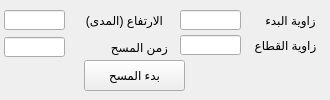
       <widget class="QWidget" name="tab">
        <attribute name="title">
         <string>   المسح الأفقي </string>
        </attribute>
        <widget class="QLabel" name="Start_L">
         <property name="geometry">
          <rect>
           <x>260</x>
           <y>10</y>
           <width>61</width>
           <height>20</height>
          </rect>
         </property>
         <property name="text">
          <string>زاوية البدء</string>
         </property>
         <property name="alignment">
          <set>Qt::AlignCenter</set>
         </property>
        </widget>
        <widget class="QLabel" name="Sector_L">
         <property name="geometry">
          <rect>
           <x>250</x>
           <y>35</y>
           <width>71</width>
           <height>20</height>
          </rect>
         </property>
         <property name="text">
          <string>زاوية القطاع</string>
         </property>
         <property name="alignment">
          <set>Qt::AlignCenter</set>
         </property>
        </widget>
        <widget class="QLineEdit" name="SectorValue">
         <property name="geometry">
          <rect>
           <x>180</x>
           <y>35</y>
           <width>61</width>
           <height>20</height>
          </rect>
         </property>
         <property name="alignment">
          <set>Qt::AlignCenter</set>
         </property>
         <property name="readOnly">
          <bool>false</bool>
         </property>
        </widget>
        <widget class="QLineEdit" name="PanStart">
         <property name="geometry">
          <rect>
           <x>180</x>
           <y>10</y>
           <width>61</width>
           <height>20</height>
          </rect>
         </property>
         <property name="alignment">
          <set>Qt::AlignCenter</set>
         </property>
         <property name="readOnly">
          <bool>false</bool>
         </property>
        </widget>
        <widget class="QLabel" name="Tilt_L_2">
         <property name="geometry">
          <rect>
           <x>74</x>
           <y>10</y>
           <width>101</width>
           <height>20</height>
          </rect>
         </property>
         <property name="text">
          <string>الارتفاع (المدى)</string>
         </property>
         <property name="alignment">
          <set>Qt::AlignCenter</set>
         </property>
        </widget>
        <widget class="QLabel" name="Time_L">
         <property name="geometry">
          <rect>
           <x>104</x>
           <y>37</y>
           <width>71</width>
           <height>20</height>
          </rect>
         </property>
         <property name="text">
          <string>زمن المسح</string>
         </property>
         <property name="alignment">
          <set>Qt::AlignCenter</set>
         </property>
        </widget>
        <widget class="QLineEdit" name="ScanTimeValue">
         <property name="geometry">
          <rect>
           <x>4</x>
           <y>37</y>
           <width>61</width>
           <height>20</height>
          </rect>
         </property>
         <property name="alignment">
          <set>Qt::AlignCenter</set>
         </property>
         <property name="readOnly">
          <bool>false</bool>
         </property>
        </widget>
        <widget class="QLineEdit" name="TiltValue">
         <property name="geometry">
          <rect>
           <x>4</x>
           <y>10</y>
           <width>61</width>
           <height>20</height>
          </rect>
         </property>
         <property name="alignment">
          <set>Qt::AlignCenter</set>
         </property>
         <property name="readOnly">
          <bool>false</bool>
         </property>
        </widget>
        <widget class="QPushButton" name="ScanPan">
         <property name="geometry">
          <rect>
           <x>84</x>
           <y>60</y>
           <width>101</width>
           <height>31</height>
          </rect>
         </property>
         <property name="text">
          <string>بدء المسح</string>
         </property>
        </widget>
       </widget>
